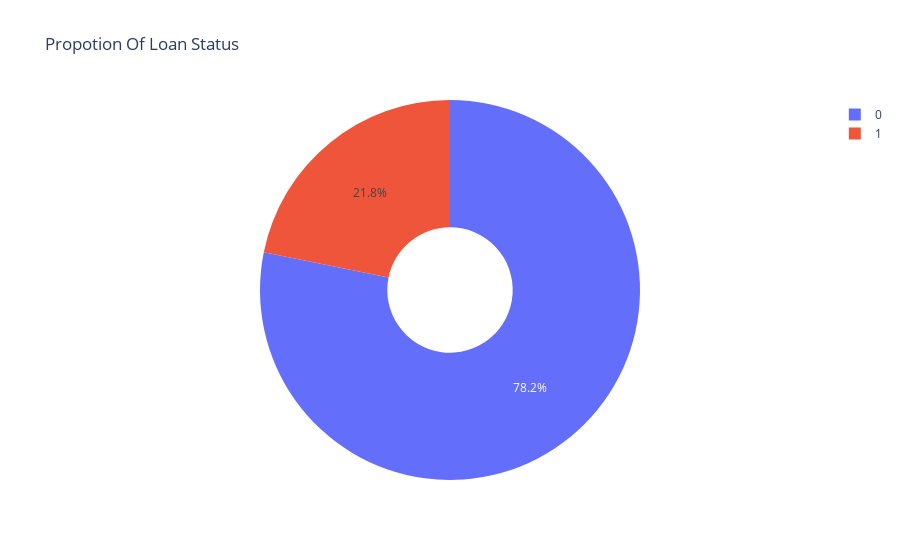

Write notebook code for a chart like this one.
### Code cell
pie_fig=ex.pie(df, names='loan_status',title='Propotion Of Loan Status',hole=0.33)
pie_fig.show()

### Figure 1 — Plotly figure (JSON) as saved in the notebook; plotly's stock layout.template omitted (floating-point values rounded to 4 significant figures; data arrays with more than 128 entries replaced by an {"elided": "..."} marker saying what was removed)
{"data": [{"domain": {"x": [0, 1], "y": [0, 1]}, "hole": 0.33, "hovertemplate": "loan_status=%{label}<extra></extra>", "labels": {"elided": "32581 int values"}, "legendgroup": "", "name": "", "showlegend": true, "type": "pie"}], "layout": {"autosize": true, "legend": {"tracegroupgap": 0}, "title": {"text": "Propotion Of Loan Status"}}}
